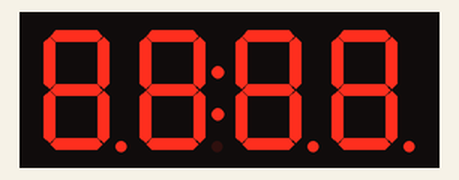
Simulated run of this sketch. Board: Arduino Uno, built with avr-gcc and run on an emulated ATmega328P. On the bench: 4-digit seven-segment display.

Above: at 0.1 s.
At 14.3 s:
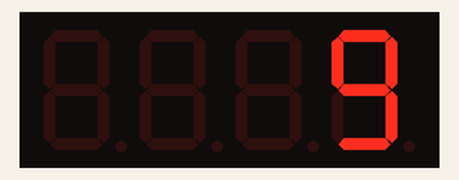
At 18.3 s:
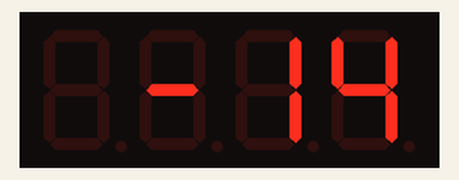
At 23.4 s:
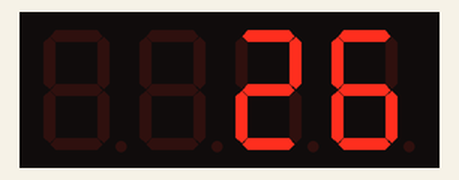
At 28.4 s:
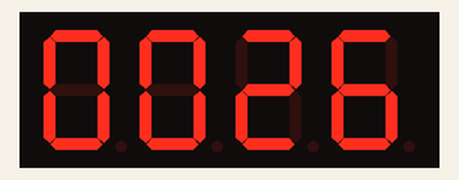
At 38.5 s:
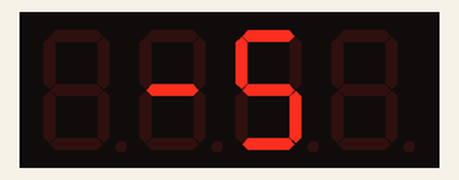

The sketch:

7_Segment_4_Digits_TM1637_Display.ino
```cpp
/*
	7 Segment 4 Digits TM1637 Display

	It displays several numbers, a word, an hour, a temperature and turns on and off.
*/

#include <TM1637Display.h>

#define CLK 3
#define DIO 4

TM1637Display display = TM1637Display(CLK, DIO);

// Create an array that turns all segments ON
const uint8_t allON[] = {0xff, 0xff, 0xff, 0xff};

// Create array to define segments to display word "live"
const uint8_t live[] = {
  SEG_D | SEG_E | SEG_F,                  // L
  SEG_B | SEG_C,                          // I
  SEG_B | SEG_C | SEG_D | SEG_E | SEG_F,  // V
  SEG_A | SEG_D | SEG_E | SEG_F | SEG_G   // E
};

// Create degree celsius symbol
const uint8_t celsius[] = {
  SEG_A | SEG_B | SEG_F | SEG_G,  // Degree symbol
  SEG_A | SEG_D | SEG_E | SEG_F   // C
};

void setup() {
  // Set the brightness to 5 (0=dimmest 7=brightest)
	display.setBrightness(5);
}

void loop() {

	// Set all segments ON
	display.setSegments(allON);

	delay(5000);
	display.clear();

	// Display from 0 to 9
	int i;
	for (i = 0; i < 10; i++) {
		display.showNumberDec(i);
		delay(1000);
	}

	delay(3000);
	display.clear();

  // Display a negative number
	display.showNumberDec(-14); // Prints _-14
	delay(5000);
	display.clear();

  // Display a number without leading zeros
	display.showNumberDec(26, false);	// Prints __26
	delay(5000);
	display.clear();

  // Display a number with leading zeros
	display.showNumberDec(26, true); // Prints 0026
	delay(5000);
	display.clear();

  // Display a number of 2 digits from position 1
	display.showNumberDec(14, false, 2, 1);	// Prints _14_
	delay(5000);
	display.clear();

  // Display a number of 3 digits from position 0
	display.showNumberDec(-5, false, 3, 0);	// Prints _-5_
	delay(5000);
	display.clear();

	// Display an hour (12:34)
	display.showNumberDecEx(1234, 0b11100000, false, 4, 0);

	delay(5000);
	display.clear();

	// Display a temperature
	int temperature = 22;
	display.showNumberDec(temperature, false, 2, 0);
	display.setSegments(celsius, 2, 2);

	delay(5000);
	display.clear();

	// Prints "LIVE"
	display.setSegments(live);

	delay(5000);
}
```

Measured:
- what the display in image 1 shows lasts 4.0 s, from 14.3 s to 18.3 s
- what the display in image 2 shows lasts 5.0 s, from 18.3 s to 23.3 s
